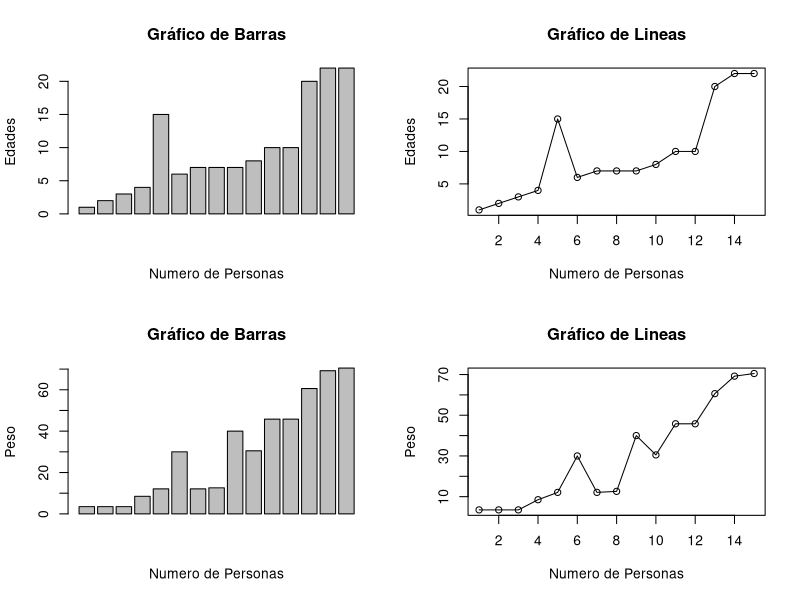

Write the R code that produced this figure.
#Ejemplo de como usar R para el calculo de medidas de tendencia central y tambien el uso de gráficos "Barras" y Lineas

#Para la primera vez se debe instalar la libreria modeest
install.packages("modeest") # Instalar Libreria

library(readxl)#Libreria para lectura de archivos excel
library(modeest) # Activar Libreria Moda

#Importar los datos 
datos <- read_excel("datos.xlsx")


# 1)  EJERCICIO CON VARIABLES CUANTITATIVAS DISCRETAS USANDO LA EDAD ------------


#Calculo de la media
media_1<-mean(datos$Edades)
media_1

#Calculo de la mediana
mediana_1<-median(datos$Edades)
mediana_1

#Calculo de la moda
moda_1<-mfv(datos$Edades)
moda_1



# 2)  EJERCICIO CON VARIABLES CUANTITATIVAS CONTINUAS USANDO EL PESO  ------------

#Calculo de la media
media_2<-mean(datos$Peso)
media_2

#Calculo de la mediana
mediana_2<-median(datos$Peso)
mediana_2

#Calculo de la moda
moda_2<-mfv(datos$Peso)
moda_2


#******************************** GRAFICOS ***********************************

par(mfrow=c(2,2))# Para unir dos o mas gráficas
#Primer ejercicio -------------------------------------------------------------

#Gráfico de Barras
barplot(datos$Edades,main="Gráfico de Barras",xlab="Numero de Personas",ylab="Edades")
#Gráfico de Lineas
plot(datos$Edades,type = "o",main="Gráfico de Lineas",xlab="Numero de Personas",ylab="Edades")

#Segundo ejercicio -------------------------------------------------------------

#Gráfico de Barras
barplot(datos$Peso,main="Gráfico de Barras",xlab="Numero de Personas",ylab="Peso")
#Gráfico de Lineas
plot(datos$Peso,type = "o",main="Gráfico de Lineas",xlab="Numero de Personas",ylab="Peso")


# ******************************** TABLA DE DISTRIBUCIONES ****************************


#1) EJERCICIO EDADES

#Generamos el de clases mediante la regla de sturges
k<-nclass.Sturges(datos$Edades)
k

#Separamos los valos x en k intervalos de clase
intervalos<-cut(datos$Edades,breaks=k)
FA<-table(intervalos)


#Tabla de frecuencias con datos agrupados
tabla_frecuencia<- as.data.frame(FA)
transform(tabla_frecuencia,
          Frecum=cumsum(tabla_frecuencia$Freq),
          Frel= round(prop.table(tabla_frecuencia$Freq),3),
          Frelacum= round(cumsum(prop.table(tabla_frecuencia$Freq)),3)
          
)
